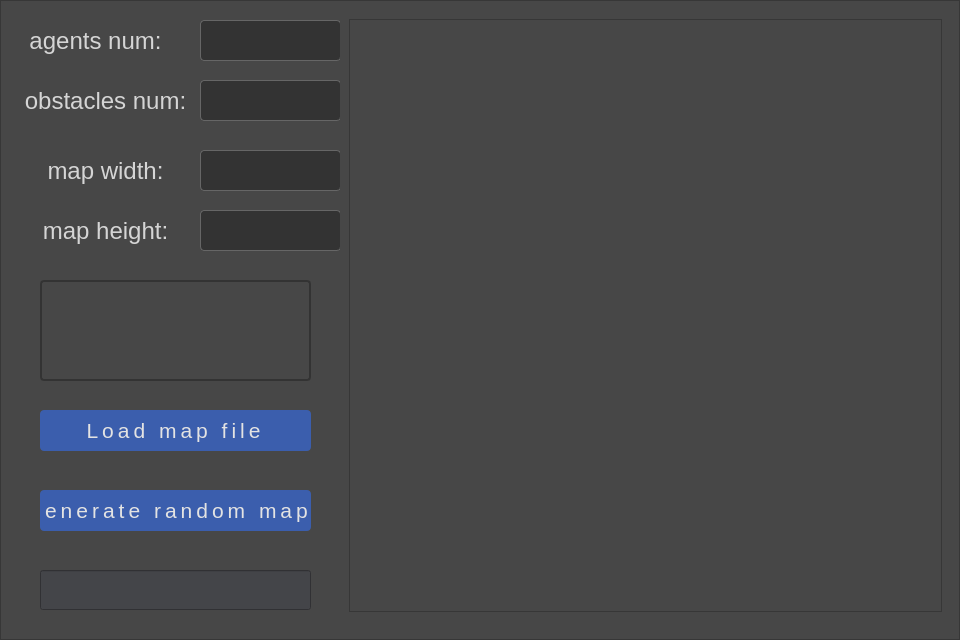
<?xml version="1.0" encoding="UTF-8"?>
<ui version="4.0">
 <class>Frame</class>
 <widget class="QFrame" name="Frame">
  <property name="geometry">
   <rect>
    <x>0</x>
    <y>0</y>
    <width>960</width>
    <height>640</height>
   </rect>
  </property>
  <property name="windowTitle">
   <string>Frame</string>
  </property>
  <property name="frameShape">
   <enum>QFrame::StyledPanel</enum>
  </property>
  <property name="frameShadow">
   <enum>QFrame::Raised</enum>
  </property>
  <widget class="QFrame" name="frame">
   <property name="geometry">
    <rect>
     <x>0</x>
     <y>0</y>
     <width>960</width>
     <height>640</height>
    </rect>
   </property>
   <property name="styleSheet">
    <string notr="true">background:#474747;</string>
   </property>
   <property name="frameShape">
    <enum>QFrame::StyledPanel</enum>
   </property>
   <property name="frameShadow">
    <enum>QFrame::Raised</enum>
   </property>
   <widget class="QPushButton" name="load_map_file_bt">
    <property name="geometry">
     <rect>
      <x>40</x>
      <y>410</y>
      <width>271</width>
      <height>41</height>
     </rect>
    </property>
    <property name="font">
     <font>
      <pointsize>-1</pointsize>
      <weight>37</weight>
      <bold>false</bold>
     </font>
    </property>
    <property name="styleSheet">
     <string notr="true">QPushButton {
width:270px;
height:42px;
background:#3B5EAD;
border-radius:4px;
color:#e3e3e3;
width: 168px;
height: 48px;
font-size:21px;
font-weight:300;
line-height:50px;
letter-spacing:4px;
background-position: center;
background-repeat: no-repeat;
}

QPushButton:hover {
width:270px;
height:42px;
background:#474747;
border-radius:4px;
border:2px solid #666666;
color:#e3e3e3;
width: 168px;
height: 48px;
font-size:21px;
font-weight:300;
line-height:50px;
letter-spacing:4px;
background-position: center;
background-repeat: no-repeat;
}</string>
    </property>
    <property name="text">
     <string>Load map file</string>
    </property>
    <property name="icon">
     <iconset>
      <normaloff>../../../mule_sdk/sample/brainer/BrainerUILayer/UI/picture/back_inactive.png</normaloff>
      <normalon>../../../mule_sdk/sample/brainer/BrainerUILayer/UI/picture/back_active.png</normalon>
      <activeoff>../../../mule_sdk/sample/brainer/BrainerUILayer/UI/picture/back_inactive.png</activeoff>
      <activeon>../../../mule_sdk/sample/brainer/BrainerUILayer/UI/picture/back_active.png</activeon>../../../mule_sdk/sample/brainer/BrainerUILayer/UI/picture/back_inactive.png</iconset>
    </property>
    <property name="iconSize">
     <size>
      <width>270</width>
      <height>42</height>
     </size>
    </property>
   </widget>
   <widget class="QPushButton" name="generate_random_maps_bt">
    <property name="geometry">
     <rect>
      <x>40</x>
      <y>490</y>
      <width>271</width>
      <height>41</height>
     </rect>
    </property>
    <property name="font">
     <font>
      <pointsize>-1</pointsize>
      <weight>37</weight>
      <bold>false</bold>
     </font>
    </property>
    <property name="styleSheet">
     <string notr="true">QPushButton {
width:270px;
height:42px;
background:#3B5EAD;
border-radius:4px;
color:#e3e3e3;
width: 168px;
height: 48px;
font-size:21px;
font-weight:300;
line-height:50px;
letter-spacing:4px;
background-position: center;
background-repeat: no-repeat;
}

QPushButton:hover {
width:270px;
height:42px;
background:#474747;
border-radius:4px;
border:2px solid #666666;
color:#e3e3e3;
width: 168px;
height: 48px;
font-size:21px;
font-weight:300;
line-height:50px;
letter-spacing:4px;
background-position: center;
background-repeat: no-repeat;
}</string>
    </property>
    <property name="text">
     <string>Generate random maps</string>
    </property>
    <property name="icon">
     <iconset>
      <normaloff>../../../mule_sdk/sample/brainer/BrainerUILayer/UI/picture/back_inactive.png</normaloff>
      <normalon>../../../mule_sdk/sample/brainer/BrainerUILayer/UI/picture/back_active.png</normalon>
      <activeoff>../../../mule_sdk/sample/brainer/BrainerUILayer/UI/picture/back_inactive.png</activeoff>
      <activeon>../../../mule_sdk/sample/brainer/BrainerUILayer/UI/picture/back_active.png</activeon>../../../mule_sdk/sample/brainer/BrainerUILayer/UI/picture/back_inactive.png</iconset>
    </property>
    <property name="iconSize">
     <size>
      <width>270</width>
      <height>42</height>
     </size>
    </property>
   </widget>
   <widget class="QLabel" name="formtext_4">
    <property name="geometry">
     <rect>
      <x>10</x>
      <y>20</y>
      <width>171</width>
      <height>41</height>
     </rect>
    </property>
    <property name="styleSheet">
     <string notr="true">width:142px;
height:64px;
font-size:24px;
color:rgba(213,213,213,1);
line-height:32px;
</string>
    </property>
    <property name="text">
     <string>agents num:</string>
    </property>
    <property name="alignment">
     <set>Qt::AlignCenter</set>
    </property>
   </widget>
   <widget class="QTextEdit" name="textEdit">
    <property name="geometry">
     <rect>
      <x>200</x>
      <y>20</y>
      <width>141</width>
      <height>41</height>
     </rect>
    </property>
    <property name="styleSheet">
     <string notr="true">width:240px;
font: 18pt;
color: rgb(255, 255, 255);
height:40px;
background:rgba(51,51,51,1);
border-radius:4px;
border:1px solid rgba(102,102,102,1);
</string>
    </property>
   </widget>
   <widget class="QLabel" name="formtext_5">
    <property name="geometry">
     <rect>
      <x>20</x>
      <y>80</y>
      <width>171</width>
      <height>41</height>
     </rect>
    </property>
    <property name="styleSheet">
     <string notr="true">width:142px;
height:64px;
font-size:24px;
color:rgba(213,213,213,1);
line-height:32px;
</string>
    </property>
    <property name="text">
     <string>obstacles num:</string>
    </property>
    <property name="alignment">
     <set>Qt::AlignCenter</set>
    </property>
   </widget>
   <widget class="QTextEdit" name="textEdit_2">
    <property name="geometry">
     <rect>
      <x>200</x>
      <y>80</y>
      <width>141</width>
      <height>41</height>
     </rect>
    </property>
    <property name="styleSheet">
     <string notr="true">width:240px;
font: 18pt;
color: rgb(255, 255, 255);
height:40px;
background:rgba(51,51,51,1);
border-radius:4px;
border:1px solid rgba(102,102,102,1);
</string>
    </property>
   </widget>
   <widget class="QLabel" name="formtext_6">
    <property name="geometry">
     <rect>
      <x>20</x>
      <y>150</y>
      <width>171</width>
      <height>41</height>
     </rect>
    </property>
    <property name="styleSheet">
     <string notr="true">width:142px;
height:64px;
font-size:24px;
color:rgba(213,213,213,1);
line-height:32px;
</string>
    </property>
    <property name="text">
     <string>map width:</string>
    </property>
    <property name="alignment">
     <set>Qt::AlignCenter</set>
    </property>
   </widget>
   <widget class="QTextEdit" name="textEdit_3">
    <property name="geometry">
     <rect>
      <x>200</x>
      <y>150</y>
      <width>141</width>
      <height>41</height>
     </rect>
    </property>
    <property name="styleSheet">
     <string notr="true">width:240px;
font: 18pt;
color: rgb(255, 255, 255);
height:40px;
background:rgba(51,51,51,1);
border-radius:4px;
border:1px solid rgba(102,102,102,1);
</string>
    </property>
   </widget>
   <widget class="QTextEdit" name="textEdit_4">
    <property name="geometry">
     <rect>
      <x>200</x>
      <y>210</y>
      <width>141</width>
      <height>41</height>
     </rect>
    </property>
    <property name="styleSheet">
     <string notr="true">width:240px;
font: 18pt;
color: rgb(255, 255, 255);
height:40px;
background:rgba(51,51,51,1);
border-radius:4px;
border:1px solid rgba(102,102,102,1);
</string>
    </property>
   </widget>
   <widget class="QLabel" name="formtext_7">
    <property name="geometry">
     <rect>
      <x>20</x>
      <y>210</y>
      <width>171</width>
      <height>41</height>
     </rect>
    </property>
    <property name="styleSheet">
     <string notr="true">width:142px;
height:64px;
font-size:24px;
color:rgba(213,213,213,1);
line-height:32px;
</string>
    </property>
    <property name="text">
     <string>map height:</string>
    </property>
    <property name="alignment">
     <set>Qt::AlignCenter</set>
    </property>
   </widget>
   <widget class="QProgressBar" name="progressBar">
    <property name="geometry">
     <rect>
      <x>40</x>
      <y>570</y>
      <width>271</width>
      <height>40</height>
     </rect>
    </property>
    <property name="sizePolicy">
     <sizepolicy hsizetype="Expanding" vsizetype="Expanding">
      <horstretch>0</horstretch>
      <verstretch>0</verstretch>
     </sizepolicy>
    </property>
    <property name="minimumSize">
     <size>
      <width>0</width>
      <height>0</height>
     </size>
    </property>
    <property name="maximumSize">
     <size>
      <width>1636</width>
      <height>40</height>
     </size>
    </property>
    <property name="styleSheet">
     <string notr="true">QProgressBar::chunk {
   background: rgb(91, 130, 189);
   margin: 1px;
   border-radius:20px;
}
QProgressBar{
        color: white;
        text-align: center;
        background: rgb(68, 69, 73);
}</string>
    </property>
    <property name="maximum">
     <number>3</number>
    </property>
    <property name="value">
     <number>0</number>
    </property>
    <property name="textVisible">
     <bool>false</bool>
    </property>
    <property name="invertedAppearance">
     <bool>false</bool>
    </property>
    <property name="textDirection">
     <enum>QProgressBar::TopToBottom</enum>
    </property>
    <property name="format">
     <string/>
    </property>
   </widget>
   <widget class="QLabel" name="label_robot_control_txt">
    <property name="geometry">
     <rect>
      <x>40</x>
      <y>280</y>
      <width>271</width>
      <height>101</height>
     </rect>
    </property>
    <property name="styleSheet">
     <string notr="true">background:#474747;
border:2px solid #333333;
border-radius:4px;
color:#D5D5D5;
font:18px;
padding:16px 16px 16px 16px;</string>
    </property>
    <property name="text">
     <string/>
    </property>
    <property name="textFormat">
     <enum>Qt::AutoText</enum>
    </property>
    <property name="alignment">
     <set>Qt::AlignLeading|Qt::AlignLeft|Qt::AlignTop</set>
    </property>
    <property name="wordWrap">
     <bool>true</bool>
    </property>
   </widget>
   <widget class="QGraphicsView" name="graphicsView">
    <property name="geometry">
     <rect>
      <x>340</x>
      <y>10</y>
      <width>611</width>
      <height>611</height>
     </rect>
    </property>
    <property name="sizePolicy">
     <sizepolicy hsizetype="Expanding" vsizetype="Expanding">
      <horstretch>0</horstretch>
      <verstretch>0</verstretch>
     </sizepolicy>
    </property>
    <property name="minimumSize">
     <size>
      <width>0</width>
      <height>0</height>
     </size>
    </property>
    <property name="maximumSize">
     <size>
      <width>99999</width>
      <height>99999</height>
     </size>
    </property>
    <property name="sizeIncrement">
     <size>
      <width>10</width>
      <height>10</height>
     </size>
    </property>
    <property name="styleSheet">
     <string notr="true">padding: -10px -10px -10px -10px;</string>
    </property>
   </widget>
  </widget>
 </widget>
 <resources/>
 <connections/>
</ui>
